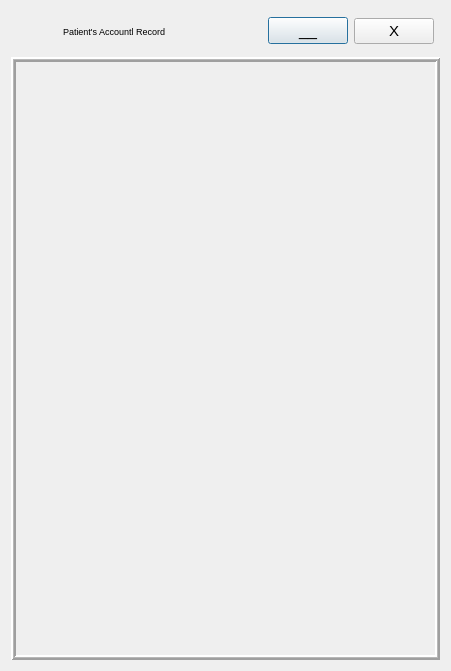
<?xml version="1.0" encoding="UTF-8"?>
<ui version="4.0">
 <class>AccountRecord</class>
 <widget class="QDialog" name="AccountRecord">
  <property name="geometry">
   <rect>
    <x>0</x>
    <y>0</y>
    <width>451</width>
    <height>671</height>
   </rect>
  </property>
  <property name="windowTitle">
   <string>Dialog</string>
  </property>
  <layout class="QGridLayout" name="gridLayout">
   <item row="0" column="0">
    <layout class="QHBoxLayout" name="horizontalLayout_2">
     <property name="leftMargin">
      <number>6</number>
     </property>
     <property name="rightMargin">
      <number>6</number>
     </property>
     <item>
      <widget class="QLabel" name="logo">
       <property name="sizePolicy">
        <sizepolicy hsizetype="Preferred" vsizetype="Preferred">
         <horstretch>0</horstretch>
         <verstretch>0</verstretch>
        </sizepolicy>
       </property>
       <property name="minimumSize">
        <size>
         <width>40</width>
         <height>40</height>
        </size>
       </property>
       <property name="text">
        <string/>
       </property>
       <property name="pixmap">
        <pixmap>_ui/Sefa logo2.png</pixmap>
       </property>
       <property name="scaledContents">
        <bool>true</bool>
       </property>
      </widget>
     </item>
     <item>
      <widget class="QLabel" name="label">
       <property name="sizePolicy">
        <sizepolicy hsizetype="Expanding" vsizetype="Preferred">
         <horstretch>0</horstretch>
         <verstretch>0</verstretch>
        </sizepolicy>
       </property>
       <property name="font">
        <font>
         <family>MS Shell Dlg 2</family>
         <pointsize>7</pointsize>
         <weight>50</weight>
         <bold>false</bold>
         <underline>false</underline>
        </font>
       </property>
       <property name="styleSheet">
        <string notr="true">color: rgb(0, 0, 0);</string>
       </property>
       <property name="text">
        <string>Patient's Accountl Record</string>
       </property>
       <property name="alignment">
        <set>Qt::AlignLeading|Qt::AlignLeft|Qt::AlignVCenter</set>
       </property>
       <property name="margin">
        <number>10</number>
       </property>
      </widget>
     </item>
     <item>
      <widget class="QPushButton" name="miniBtn">
       <property name="sizePolicy">
        <sizepolicy hsizetype="Fixed" vsizetype="Fixed">
         <horstretch>0</horstretch>
         <verstretch>0</verstretch>
        </sizepolicy>
       </property>
       <property name="font">
        <font>
         <family>Tahoma</family>
         <pointsize>12</pointsize>
        </font>
       </property>
       <property name="text">
        <string>__</string>
       </property>
       <property name="flat">
        <bool>false</bool>
       </property>
      </widget>
     </item>
     <item>
      <widget class="QPushButton" name="exitBtn">
       <property name="sizePolicy">
        <sizepolicy hsizetype="Fixed" vsizetype="Fixed">
         <horstretch>0</horstretch>
         <verstretch>0</verstretch>
        </sizepolicy>
       </property>
       <property name="maximumSize">
        <size>
         <width>16777215</width>
         <height>16777215</height>
        </size>
       </property>
       <property name="font">
        <font>
         <family>Tahoma</family>
         <pointsize>11</pointsize>
        </font>
       </property>
       <property name="cursor">
        <cursorShape>PointingHandCursor</cursorShape>
       </property>
       <property name="mouseTracking">
        <bool>true</bool>
       </property>
       <property name="tabletTracking">
        <bool>true</bool>
       </property>
       <property name="layoutDirection">
        <enum>Qt::LeftToRight</enum>
       </property>
       <property name="autoFillBackground">
        <bool>false</bool>
       </property>
       <property name="text">
        <string>X</string>
       </property>
       <property name="autoDefault">
        <bool>false</bool>
       </property>
       <property name="flat">
        <bool>false</bool>
       </property>
      </widget>
     </item>
    </layout>
   </item>
   <item row="1" column="0">
    <widget class="QFrame" name="bgLayer">
     <property name="sizePolicy">
      <sizepolicy hsizetype="Preferred" vsizetype="Expanding">
       <horstretch>0</horstretch>
       <verstretch>0</verstretch>
      </sizepolicy>
     </property>
     <property name="frameShape">
      <enum>QFrame::Box</enum>
     </property>
     <property name="frameShadow">
      <enum>QFrame::Raised</enum>
     </property>
     <property name="lineWidth">
      <number>2</number>
     </property>
     <property name="midLineWidth">
      <number>1</number>
     </property>
    </widget>
   </item>
  </layout>
 </widget>
 <resources/>
 <connections/>
</ui>
